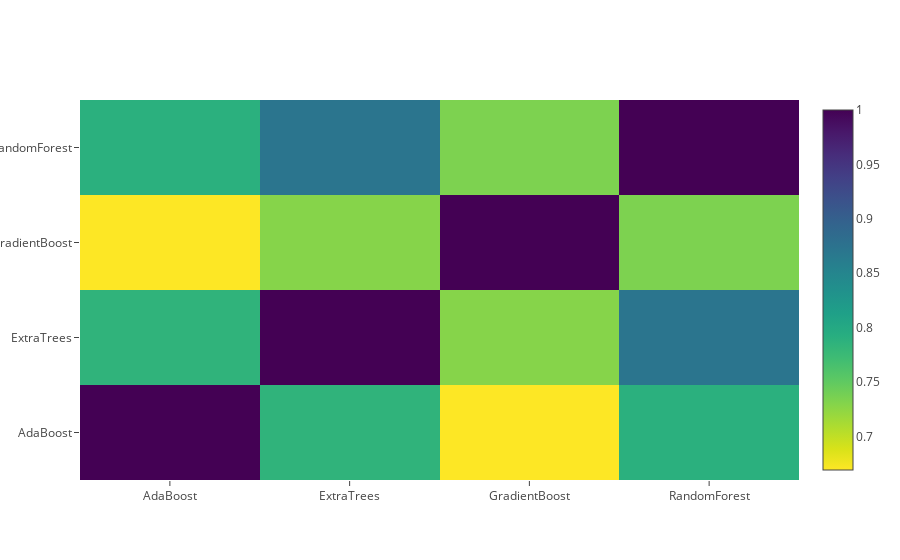

Notebook source saved alongside this figure:
### Code cell
data = [
    go.Heatmap(
        z= base_predictions_train.astype(float).corr().values ,
        x=base_predictions_train.columns.values,
        y= base_predictions_train.columns.values,
          colorscale='Viridis',
            showscale=True,
            reversescale = True
    )
]
py.iplot(data, filename='labelled-heatmap')

### Figure 1 — Plotly figure (JSON) as saved in the notebook; plotly's stock layout.template omitted (floating-point values rounded to 4 significant figures)
{"data": [{"colorscale": "Viridis", "reversescale": true, "showscale": true, "type": "heatmap", "x": ["AdaBoost", "ExtraTrees", "GradientBoost", "RandomForest"], "y": ["AdaBoost", "ExtraTrees", "GradientBoost", "RandomForest"], "z": [[1, 0.7851, 0.6693, 0.7894], [0.7851, 1, 0.7293, 0.8714], [0.6693, 0.7293, 1, 0.7343], [0.7894, 0.8714, 0.7343, 1]]}], "layout": {}}
